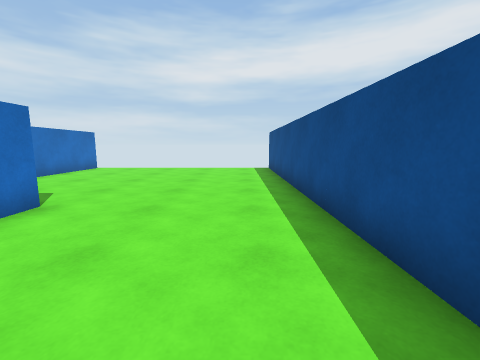
view 1 (above)

16 first-person views from a walk through a 3-D level made in the Unity game engine. The camera is 1.2 m above the floor, tilts 8° down and sees 90° across. The floor is counted in squares, 1 m on a side. Each view is taken from the middle of a square. On the plan, view 1 faces up. The plan holds only what a view shows up to about 12 squares ahead; the rest is blank. The place goes on beyond the plan.

view 2
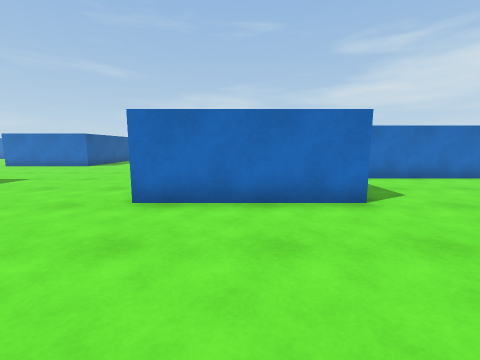

view 3
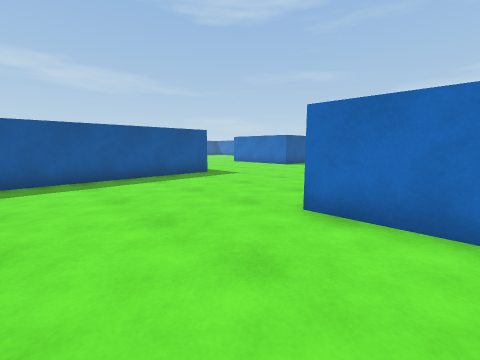

view 4
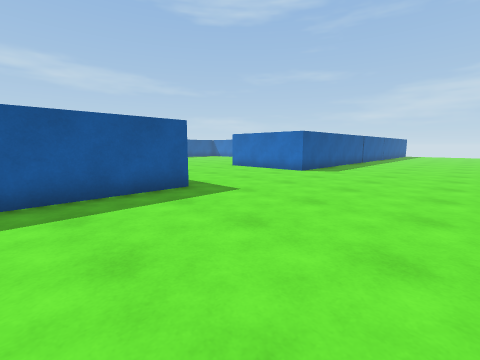

view 5
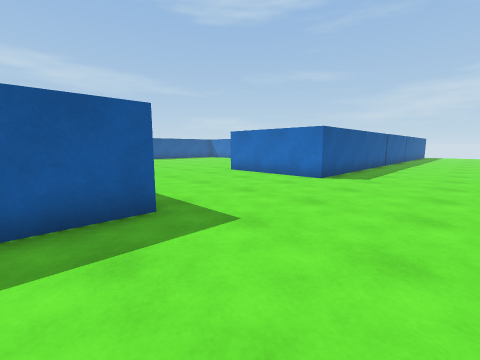

view 6
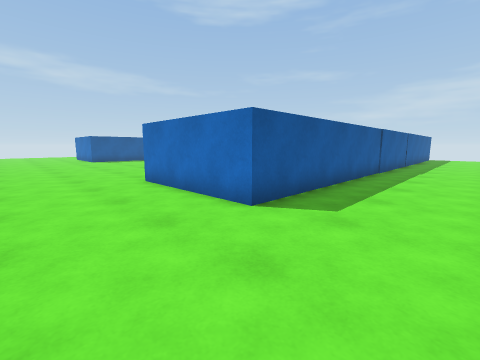

view 7
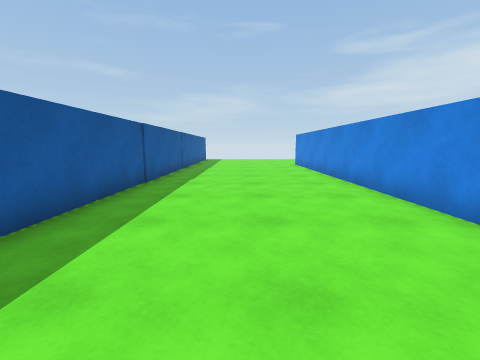

view 8
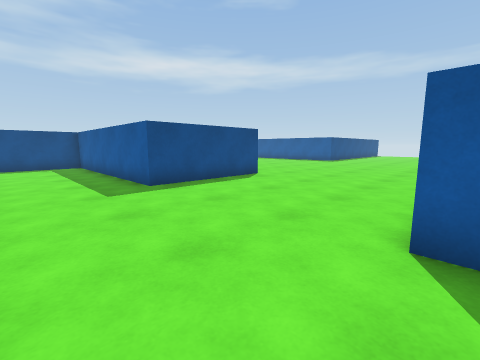

view 9
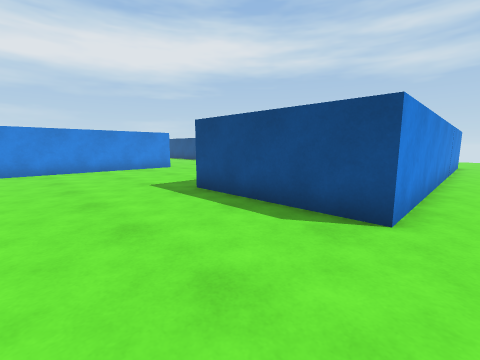

view 10
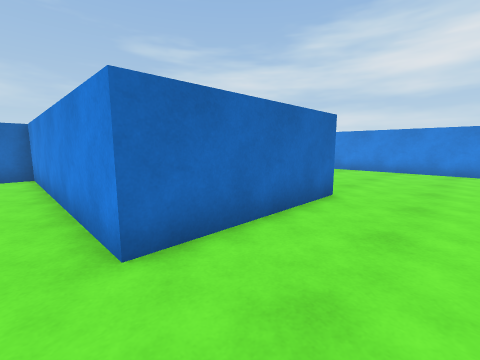

view 11
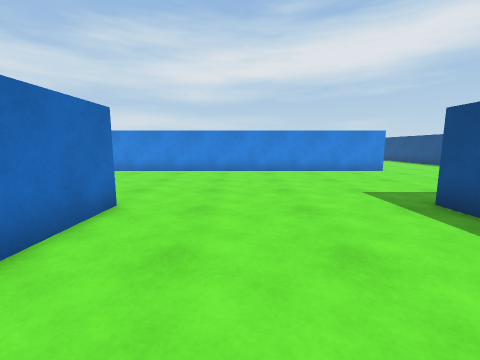

view 12
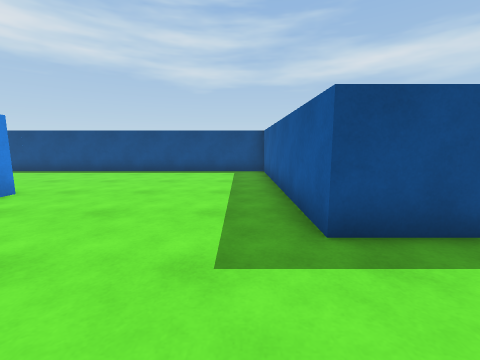

view 13
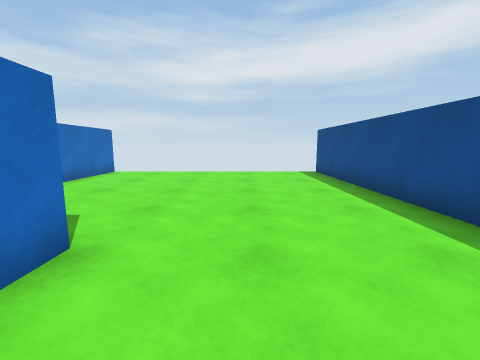

view 14
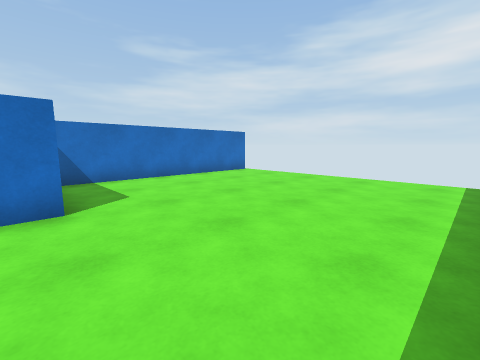

view 15
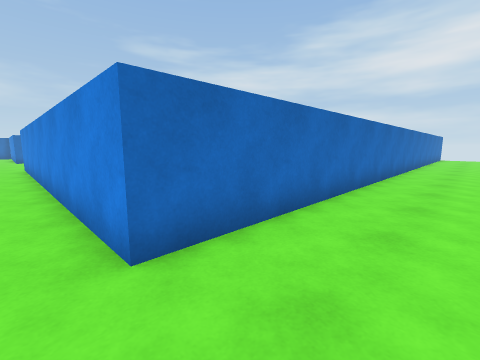

view 16
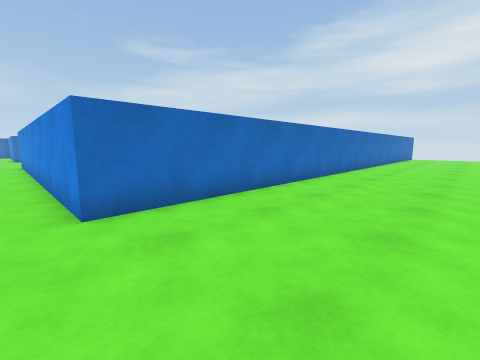

### Floor plan
Points are (right, up) in squares from view 1. A wall is a line through its corners. A room is listed if a view was taken in it or the views show most of it. See-through windows are left out.
Room 1 (views 1, 2, 3, 4, 5, 6, 7, 8, 9, 10, 11, 12, 13, 14)
walls: (-4, 4.8) (-4, -0.3) (-17.2, -0.3); (-17.5, -0.3) (-25.5, -0.3); (1.6, -7.2) (1.6, 13.4); (-7.9, 13.4) (-7.9, 5.2); (6.6, -12.2) (-7, -12.2) (-7, -7.1) (0.4, -7.1); (-25.5, -7.1) (-13.5, -7.1) (-13.5, -12.2) (-21.9, -12.2) (-21.9, -13.1)
ways out: opening at (7, -13) to room 2
Room 2 (views 15, 16)
walls: (6.6, 1.9) (6.6, -12.2)
ways out: opening at (7, -13) to room 1

Where each view was taken, in squares from view 1:
view 1: 0 up, 0 right, facing up
view 2: 2 up, 1 right, facing left
view 3: 2 up, 0 right, facing down-left
view 4: 1 down, 3 left, facing down-left
view 5: 3 down, 5 left, facing down-left
view 6: 4 down, 10 left, facing down-left
view 7: 4 down, 14 left, facing left
view 8: 4 down, 14 left, facing down-right
view 9: 13 down, 11 left, facing up-right
view 10: 13 down, 11 left, facing up-left
view 11: 12 down, 11 left, facing up
view 12: 6 down, 10 left, facing right
view 13: 2 up, 2 left, facing up
view 14: 4 up, 1 right, facing up-left
view 15: 13 down, 9 right, facing up-left
view 16: 13 down, 11 right, facing up-left
